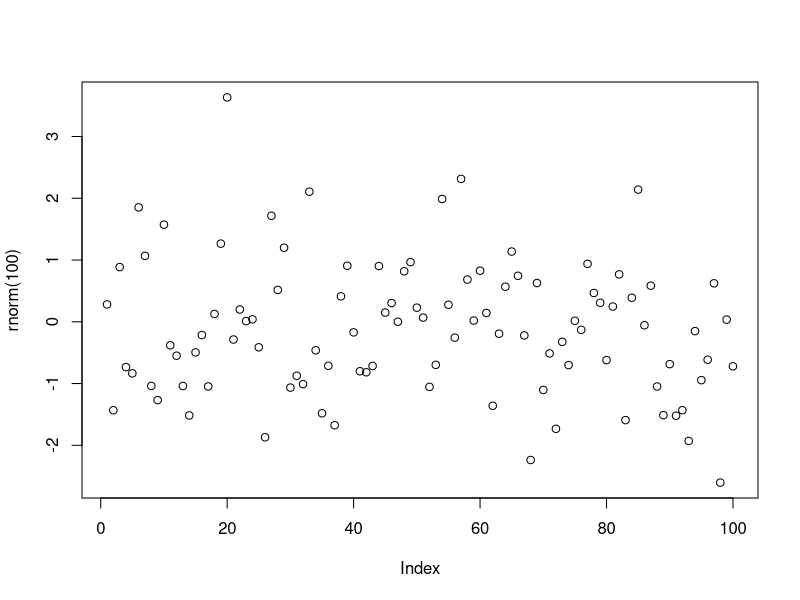
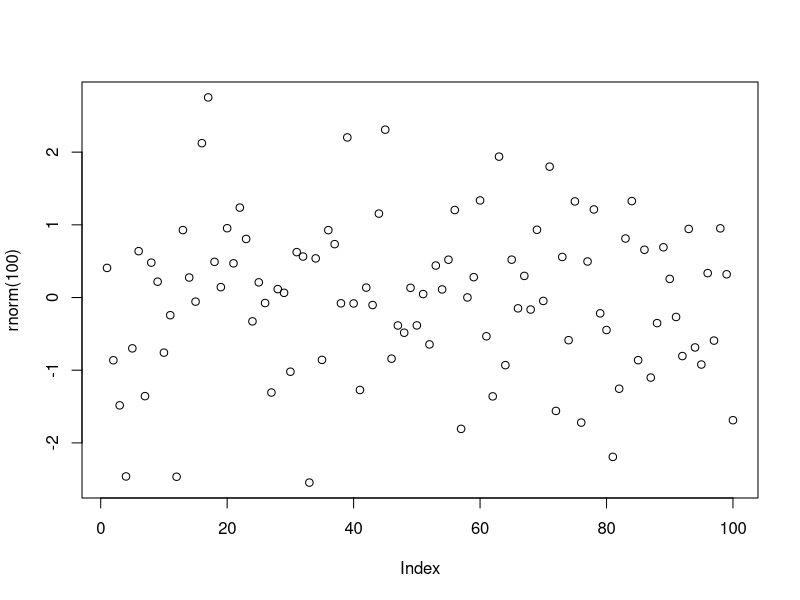
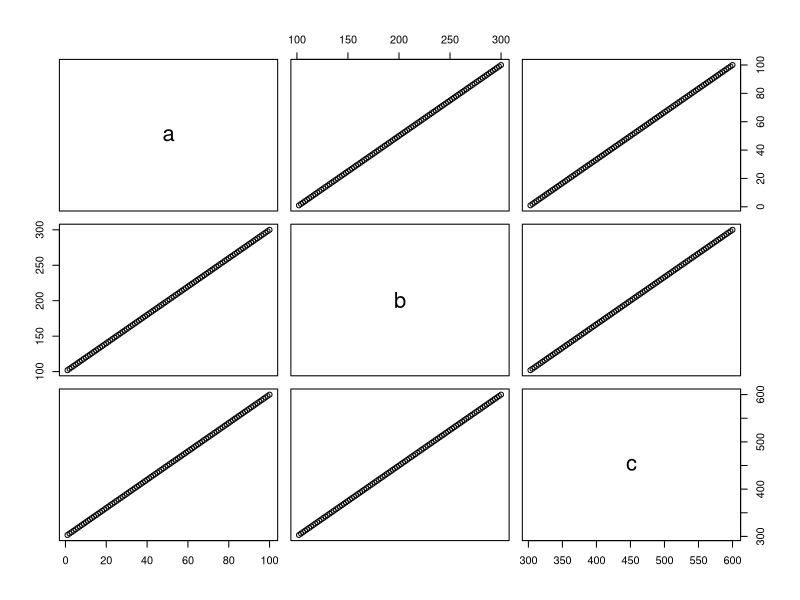
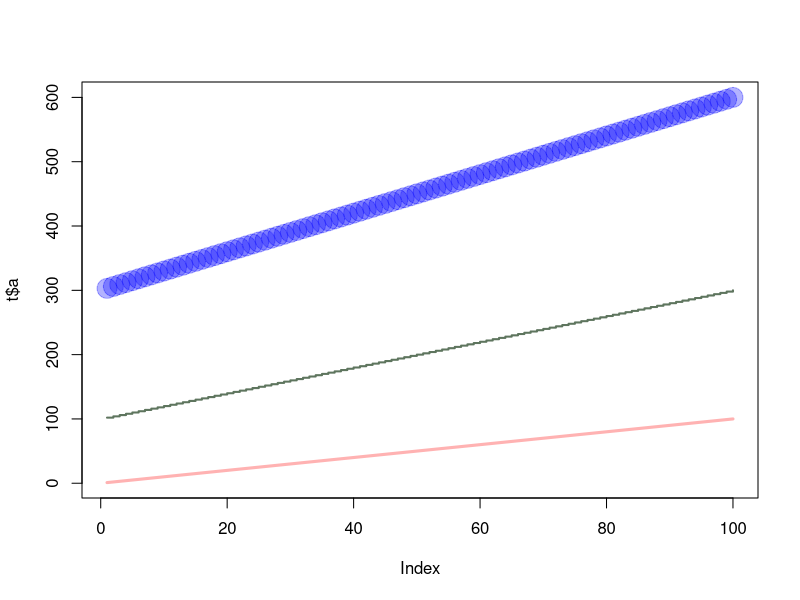
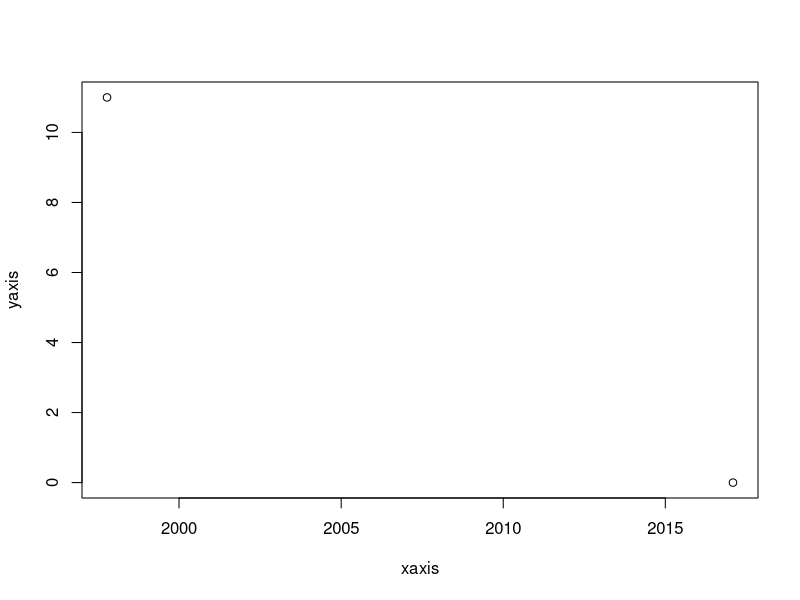

The R source for these figures, in order:
## ---- chunk 1
plot(rnorm(100))
## ---- chunk 2
plot(rnorm(100))
## ---- chunk 3
x1=seq(from=1, to=100, by=1)
x2=seq(from=101, to=200, by=1)
x3=seq(from=201, to=300, by=1)
t= data.frame(a=x1,b=x1+x2,c=x1+x2+x3)
plot(t)
## ---- chunk 4
plot(t$a, type="l", ylim=range(t),lwd=3, col=rgb(1,0,0,0.3))
lines(t$b, type="s", lwd=2,col=rgb(0.3,0.4,0.3,0.9))
points(t$c, pch=20, cex=4,col=rgb(0,0,1,0.3))
## ---- chunk 5
d1 <- as.Date("2017-02-01")
d2 <- as.Date("1997-10-12")

xaxis <- c(d1,d2)
yaxis <- c(0,11)

plot(xaxis,yaxis)
